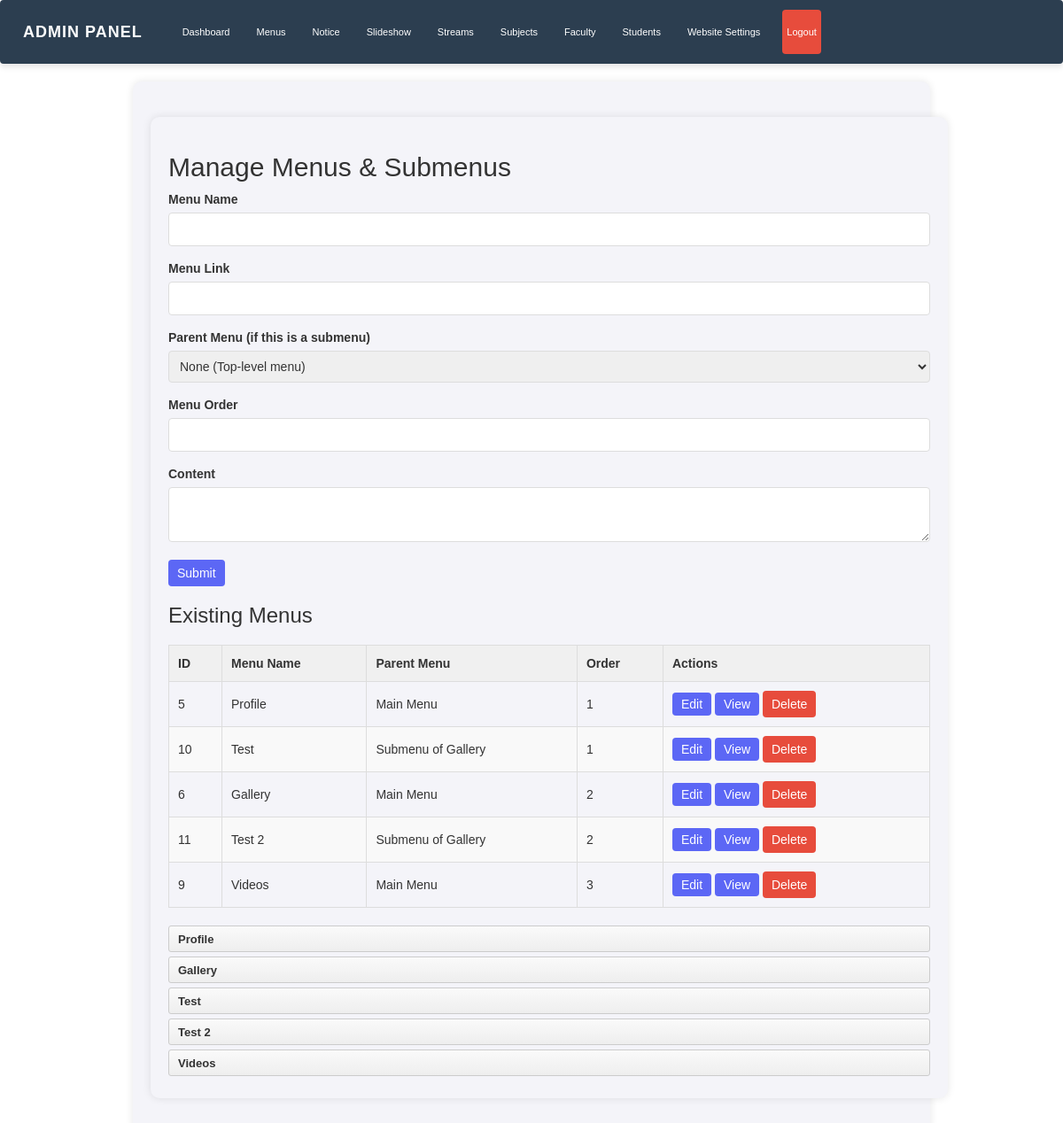
/admin/test2.php (signed in), run on the app's committed database.
### tables this page shows
CREATE TABLE `menus` (
  `id` int(11) NOT NULL,
  `menu_name` varchar(100) NOT NULL,
  `menu_link` varchar(255) NOT NULL,
  `parent_id` int(11) DEFAULT NULL,
  `menu_order` int(11) NOT NULL,
  `content` text DEFAULT NULL
);

### admin/test2.php (the view, shortened to what this page needs)
<?php
include 'header.php';
function buildMenuTree($menus, $parent_id = NULL) {
    $branch = [];
    foreach ($menus as $menu) {
        if ($menu['parent_id'] == $parent_id) {
            $children = buildMenuTree($menus, $menu['id']);
            if ($children) {
                $menu['children'] = $children;
            }
            $branch[] = $menu;
        }
    }
    return $branch;
}
$menus = [];
$sql = "SELECT * FROM menus ORDER BY menu_order ASC";
$result = $conn->query($sql);
if ($result->num_rows > 0) {
    while ($row = $result->fetch_assoc()) {
        $menus[] = $row;
    }
}
$menuTree = buildMenuTree($menus);
?>
<!DOCTYPE html>
<html lang="en">
<head>
    <link href="https://stackpath.bootstrapcdn.com/bootstrap/3.4.1/css/bootstrap.min.css" rel="stylesheet">
    <link href="https://cdn.jsdelivr.net/npm/summernote@0.9.0/dist/summernote.min.css" rel="stylesheet">
</head>
<body>
<div class="container">
    <h2>Manage Menus & Submenus</h2>
    <form method="POST" id="menuForm">
        <div class="form-group">
            <label for="menu_name">Menu Name</label>
            <input type="text" name="menu_name" id="menuName" required>
        </div>
        <div class="form-group">
            <label for="menu_link">Menu Link</label>
            <input type="text" name="menu_link" id="menuLink" required>
        </div>
        <div class="form-group">
            <label for="parent_id">Parent Menu (if this is a submenu)</label>
            <select name="parent_id" id="parentId">
                <option value="">None (Top-level menu)</option>
            </select>
        </div>
        <div class="form-group">
            <label for="menu_order">Menu Order</label>
            <input type="number" name="menu_order" id="menuOrder" required>
        </div>
        <div class="form-group">
            <label for="content">Content</label>
            <textarea name="content" id="contentEditor"></textarea>
        </div>
        <button type="submit" class="action-btn">Submit</button>
    </form>
    <h3>Existing Menus</h3>
    <table id="menuTable">
        <thead>
            <tr>
                <th>ID</th>
                <th>Menu Name</th>
                <th>Parent Menu</th>
                <th>Order</th>
                <th>Actions</th>
            </tr>
        </thead>
        <tbody>
            <?php foreach ($menus as $menu): ?>
                <tr data-id="<?php echo $menu['id']; ?>">
                    <td><?php echo $menu['id']; ?></td>
                    <td><?php echo $menu['menu_name']; ?></td>
                    <td><?php echo $menu['parent_id'] ? 'Submenu of ' . findParentName($menus, $menu['parent_id']) : 'Main Menu'; ?></td>
                    <td><?php echo $menu['menu_order']; ?></td>
                    <td>
                        <a href="menuedit.php?id=<?php echo $menu['id']; ?>" class="action-btn">Edit</a>
                        <a href="menuview.php?id=<?php echo $menu['id']; ?>" class="action-btn">View</a>
                        <form method="POST" style="display:inline;">
                            <button type="submit" class="action-btn" style="background-color: #e74c3c;">Delete</button>
                        </form>
                    </td>
                </tr>
            <?php endforeach; ?>
        </tbody>
    </table>
    <div class="dd" id="menuList">
        <ol class="dd-list">
            <?php
            function renderMenu($menu) {
                echo '<li class="dd-item" data-id="' . $menu['id'] . '">';
                echo '<div class="dd-handle">' . $menu['menu_name'] . '</div>';
                if (isset($menu['children'])) {
                    echo '<ol class="dd-list">';
                    foreach ($menu['children'] as $child) {
                        renderMenu($child);
                    }
                    echo '</ol>';
                }
                echo '</li>';
            }
            foreach ($menuTree as $menu) {
                renderMenu($menu);
            }
            ?>
        </ol>
    </div>
</div>
<?php
function findParentName($menus, $parent_id) {
    foreach ($menus as $menu) {
        if ($menu['id'] == $parent_id) {
            return $menu['menu_name'];
        }
    }
    return '';
}
?>
</body>
</html>

### admin/styles.css (style rules this page uses)
body { font-family: sans-serif; line-height: 1.6; color: #333; background-color: #f4f4f4; }
.container { max-width: 960px; margin: 20px auto; padding: 20px; background: #fff; box-shadow: 0 0 10px rgba(0, 0, 0, 0.1); border-radius: 8px; }
h2, h3 { color: #333; }
.form-group { margin-bottom: 15px; }
label { display: block; margin-bottom: 5px; }
input, textarea, select { width: 100%; padding: 10px; border: 1px solid #ddd; border-radius: 4px; box-sizing: border-box; }
table { width: 100%; border-collapse: collapse; margin-top: 20px; }
th, td { text-align: left; padding: 8px; border: 1px solid #ddd; }
th { background-color: #f0f0f0; }
tr:nth-child(even) { background-color: #f9f9f9; }
.action-btn { background-color: #007bff; color: #fff; padding: 10px 20px; border: none; border-radius: 4px; cursor: pointer; transition: background-color 0.3s ease; }
button { background-color: #6c757d; color: white; padding: 8px 15px; border: none; border-radius: 4px; cursor: pointer; transition: background-color 0.3s ease; }
body { font-family: Arial, sans-serif; background-color: #f4f7fa; color: #333; }
.container { margin-top: 30px; }

### admin/test2.php (style rules this page uses)
body { font-family: Arial, sans-serif; }
.container { max-width: 900px; margin: 20px auto; padding: 20px; background-color: #f4f4f9; border-radius: 10px; }
table { width: 100%; border-collapse: collapse; margin-bottom: 20px; }
table, th, td { border: 1px solid #ddd; }
th, td { padding: 10px; text-align: left; }
.action-btn { padding: 5px 10px; background-color: #5c67f5; color: white; border: none; cursor: pointer; }
.form-group { margin-bottom: 15px; }
label { display: block; font-weight: bold; margin-bottom: 5px; }
input[type="text"], input[type="number"], select { width: 100%; padding: 8px; box-sizing: border-box; }
.dd { position: relative; display: block; margin: 0; padding: 0; list-style: none; font-size: 13px; line-height: 20px; }
.dd-list { display: block; position: relative; margin: 0; padding: 0; list-style: none; }
.dd-item, .dd-empty, .dd-placeholder { display: block; position: relative; margin: 0; padding: 0; min-height: 20px; font-size: 13px; line-height: 20px; }
.dd-handle { display: block; height: 30px; margin: 5px 0; padding: 5px 10px; color: #333; text-decoration: none; font-weight: bold; border: 1px solid #ccc; background: #fafafa; background: -webkit-linear-gradient(top, #fafafa 0%, #eee 100%); background: -moz-linear-gradient(top, #fafafa 0%, #eee 100%); background: linear-gradient(top, #fafafa 0%, #eee 100%); -webkit-border-radius: 3px; border-radius: 3px; box-sizing: border-box; -moz-box-sizing: border-box; }

### data on the page
menus: id "5", menu_name "Profile", shows "Main Menu", menu_order "1"
menus: id "10", menu_name "Test", parent_id "Gallery", menu_order "1"
menus: id "6", menu_name "Gallery", shows "Main Menu", menu_order "2"
menus: id "11", menu_name "Test 2", parent_id "Gallery", menu_order "2"
menus: id "9", menu_name "Videos", shows "Main Menu", menu_order "3"
